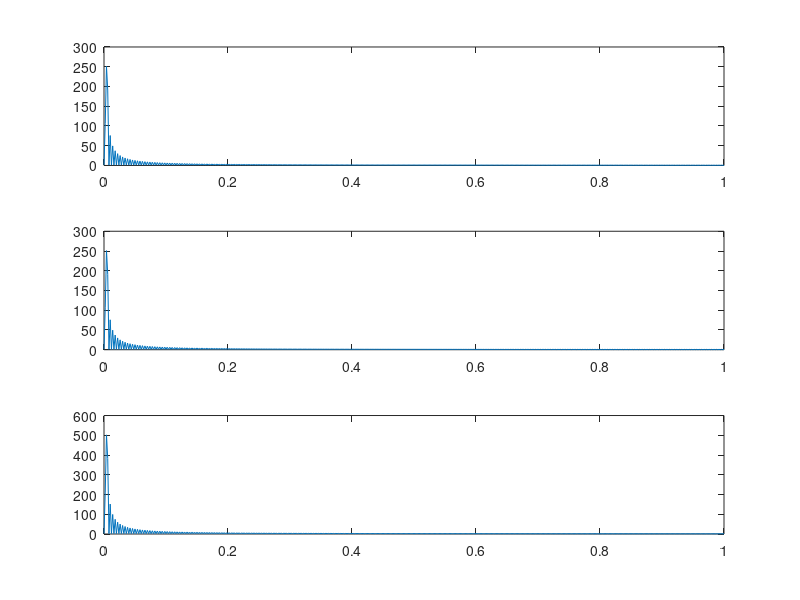

Reproduce this figure in MATLAB.
% n = [-2: 10];
% x = [1:7, 6:-1:1];
% 
% 
% [x11, n11] = sigshift(x, n, 5);
% [x12, n12] = sigshift(x, n, -4);
% 
% [x1, n1] = sigadd(2*x11, n11, -3*x12, n12);
% 
% subplot(3, 1, 1)
% stem(n11, x11)
% axis([-10, 20, -30, 20])
% 
% subplot(3, 1, 2)
% stem(n12, x12)
% axis([-10, 20, -30, 20])
% 
% 
% subplot(3, 1, 3)
% stem(n1, x1)
% axis([-10, 20, -30, 20])

% =========================================================================


% x = [1:1:5];
% 
% if any(x >= 5)
%     error('something wrong')
%     
% end
% =========================================================================

% example 3.3
% wp = [0:1:500]*pi / 500;
% wn = -fliplr(wp);
% w = [wn(1: (length(wn)-1)), wp];
% 
% X = exp(j*w) ./ (exp(j*w) - 0.5*ones(1, length(w)));
% magX = abs(X); angX = angle(X);
% subplot(2, 1, 1)
% plot(w/pi, magX)
% subplot(2, 1, 2)
% plot(w/pi, angX)

% example 3.4
% n = [-1: 3]; x = [1: 5];
% k = [0: 500]; w = (pi/500)*k;
% X = x * (exp(-j*pi/500)) .^ (n'*k);
% magX = abs(X); angX = angle(X);
% subplot(2, 1, 1); plot(k/500, magX); grid
% subplot(2, 1, 2); plot(k/500, angX/pi); grid


% example 3.7
% x1 = rand(1, 11); x2 = rand(1, 11); n = (0: 10);
% alpha = 2; beta = 3;
% k = [0: 500]; w = (pi/500) * k;
% X1 = x1 * (exp(-j*pi/500)) .^ (n'*k);
% X2 = x2 * (exp(-j*pi/500)) .^ (n'*k);
% x = alpha*x1 + beta*x2;
% X = x * (exp(-j*pi/500)) .^ (n'*k);
% 
% subplot(3, 1, 1)
% plot(w/pi, abs(X1)); axis([0, 1, 0, 30])
% subplot(3, 1, 2)
% plot(w/pi, abs(X2)); axis([0, 1, 0, 30])
% subplot(3, 1, 3)
% plot(w/pi, abs(X)); axis([0, 1, 0, 30])

n = [0: 500];
x1 = cos((2*pi/500)*n);
x2 = cos((2*pi/500)*n);


alpha = 1; beta = 1;
k = [0: 500]; w = (pi/500) * k;
X1 = x1 * (exp(-j*pi/500)) .^ (n'*k);
X2 = x2 * (exp(-j*pi/500)) .^ (n'*k);
x = alpha*x1 + beta*x2;
X = x * (exp(-j*pi/500)) .^ (n'*k);

subplot(3, 1, 1)
plot(w/pi, abs(X1)); 
subplot(3, 1, 2)
plot(w/pi, abs(X2)); 
subplot(3, 1, 3)
plot(w/pi, abs(X)); 




















